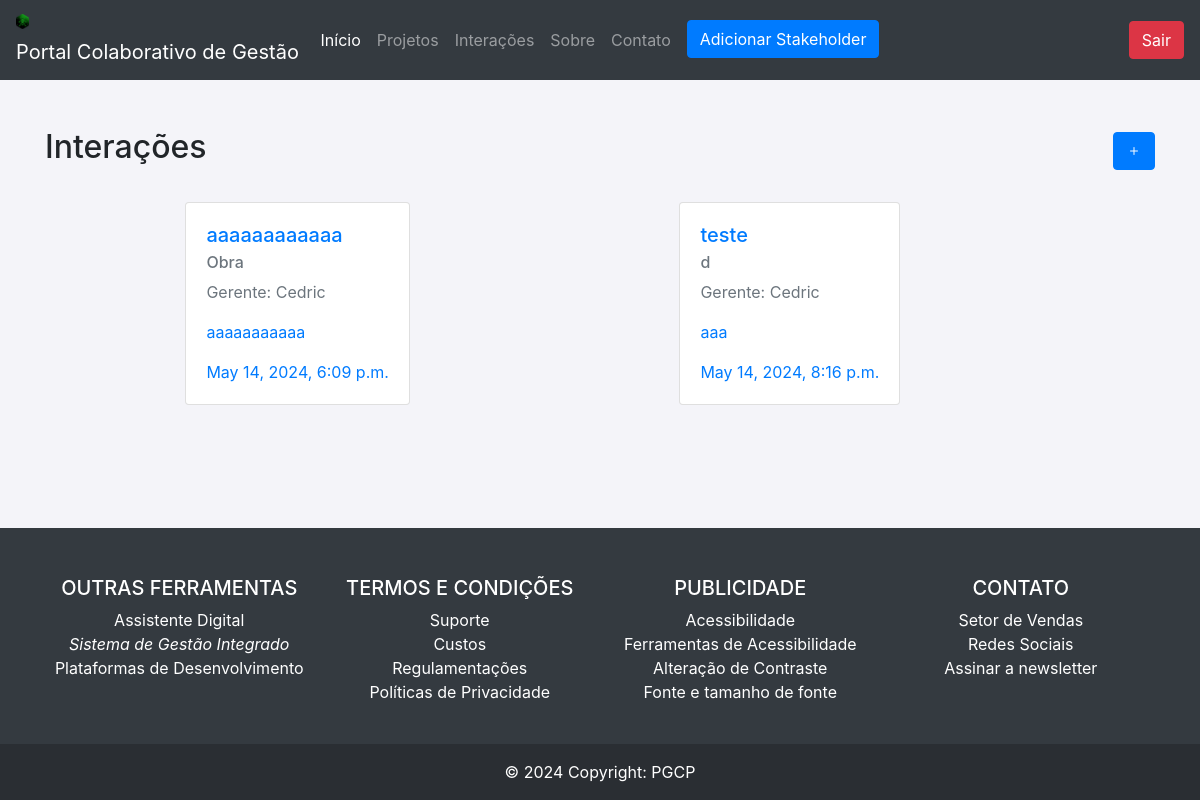
The page /interacoes/ (signed in) on the database as committed earlier.
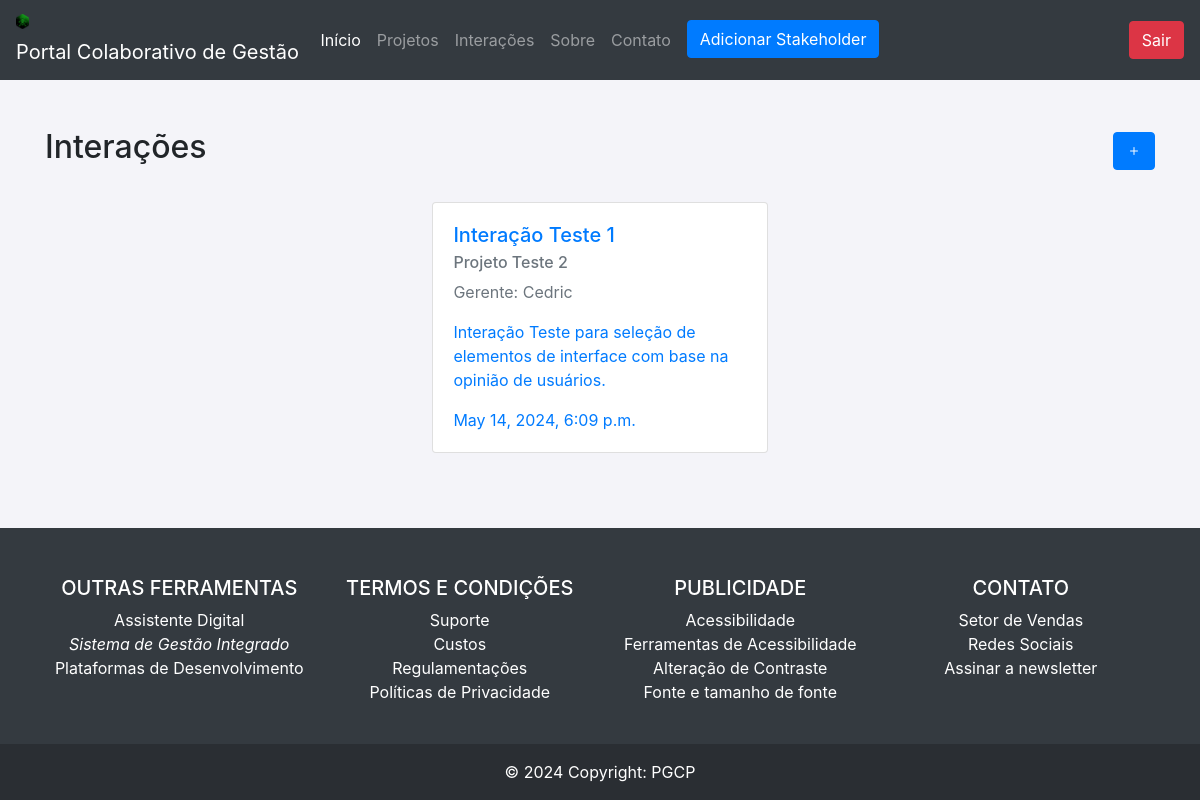
The same page on the database as committed later.
### portal/models.py (models this page shows, shortened)
class Interacao(models.Model):
    projeto = models.ForeignKey(Projeto, on_delete=models.CASCADE, related_name='interacoes')
    descricao = models.TextField()
    data_criacao = models.DateTimeField(auto_now_add=True)
    nome = models.CharField(max_length=255)
    estaAtiva = models.BooleanField(default=True, null=False, blank=False, verbose_name="Interação Ativa")
    formulario = models.TextField()

class Projeto(models.Model):
    nome = models.CharField(max_length=255)
    descricao = models.TextField()
    data_inicio = models.DateField()
    data_fim = models.DateField(null=True, blank=True)
    gerente = models.ForeignKey(Gerente, on_delete=models.CASCADE)

class Usuario(models.Model):
    usuario = models.OneToOneField(User, on_delete=models.CASCADE)
    cpf = models.CharField(max_length=11, unique=True)
    nome = models.CharField(max_length=255, null=False)
    dt_nascimento = models.DateField()
    contato = models.CharField(max_length=255, null=True, blank=True)
    class Meta:
        abstract = True

class Gerente(Usuario):
    def __init__(self, *args: Any, **kwargs: Any) -> None:
        super().__init__(*args, **kwargs)

### portal/views.py (the view)
# urls.py: path('interacoes/', views.InteracaoListView.as_view(), name='lista_interacoes'),
class InteracaoListView(LoginRequiredMixin, TemplateView):
    model = Interacao
    template_name = 'interacao/lista_interacoes.html'
    def get(self, request, projeto_id=None):
        usuario = UserController.get_user(self.request.user)
        context = {'usuario': usuario}
        if projeto_id:
            context['interacoes'] = Interacao.objects.filter(projeto__id=projeto_id)
        else:
            context['interacoes'] = UserController.get_interacoes(usuario)
        return render(request, self.template_name, context)

### portal/templatetags/filter.py (called while the page is built)
@register.filter
def classname(obj):
    return obj.__class__.__name__

@register.filter(name='has_group')
def has_group(user, group_name):
    return user.groups.filter(name=group_name).exists()

### portal/views.py (called while the page is built)
    @classmethod
    def get_user(self, user):
        if user is AnonymousUser:
            return None
        try:
            usuario = Gerente.objects.get(usuario=user)
        except Gerente.DoesNotExist:
            usuario = Stakeholder.objects.get(usuario=user)
        return usuario

    @classmethod
    def get_interacoes(self, user):
        if user.__class__.__name__ == 'Stakeholder':
            interacoes = Interacao.objects.filter(estaAtiva=True, projeto__stakeholders=user)
        else:
            interacoes = Interacao.objects.filter(estaAtiva=True, projeto__gerente=user)
        return interacoes

### portal/templates/interacao/lista_interacoes.html
{% extends "base.html" %}
{% load filter %}
{% block content %}
<div class="lista w-100">
    {% include 'components/lista_interacoes_component.html' with role=usuario|classname  %}
</div>
{% endblock %}

### portal/templates/components/lista_interacoes_component.html
{% load filter %}
<div class="container py-5">
    <div class="d-flex justify-content-between align-items-center mb-4">
        <h2>Interações</h2>
        {% if request.user|has_group:"gerente" %}
        <a href="{% url 'nova_interacao' %}" class="btn btn-primary"><i class="bi bi-plus"></i></a>
        {% endif %}
    </div>
    <div class="row" style="justify-content: space-evenly;">
        {% for interacao in interacoes %}
        <div class="top-buffer" style="width: 30%; margin:0">
            <a class="card project-card" href="{% url 'responder_interacao' interacao.pk %}">
                <div class="card-body">
                    <h5 class="card-title">{{interacao.nome}}</h5>
                    <h6 class="card-subtitle mb-2 text-muted">{{interacao.projeto.nome}}</h6>
                    <p class="card-text  text-muted">Gerente: {{interacao.projeto.gerente.nome}}</p>
                    <p class="card-text">{{interacao.descricao}} </p>
                    <p class="card-text">{{interacao.data_criacao}} </p>
                </div>
            </a>
        </div>
        {% endfor %}
    </div>
</div>

Rows that differ between the two databases and show on the page:
removed Interacao: nome "teste", projeto.nome "d", projeto.gerente.nome "Cedric", descricao "aaa", data_criacao "May 14, 2024, 8:16 p.m."
changed Interacao "Cedric": nome "aaaaaaaaaaaa" → "Interação Teste 1"; projeto.nome "Obra" → "Projeto Teste 2"; descricao "aaaaaaaaaaa" → "Interação Teste para seleção de elementos de interface com base na opinião de usuários."
